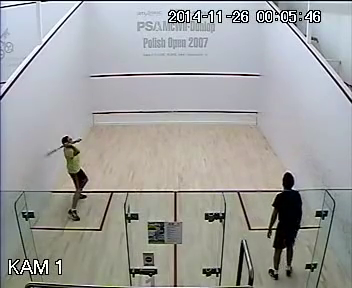
#> input picture frame 99 of SQUASH.mp4, 352 x 288 px
$ python main.py   (older library calls are emulated)
#> lines starting #> are read from the running program, lines starting #| are printed output that depends on the picture; after the words box and inside, x2 and y2 are one past the last pixel; in counts of white or black regions, pixels touching at a corner belong together
#Ron Avot 308245190

import cv2 as cv

# Capture the video on project folder
vid = cv.VideoCapture('SQUASH.mp4')

# creating MOG2 bg subtractor with 500 frames in cache and shadow detection
sub = cv.createBackgroundSubtractorMOG2(history=500, detectShadows=True)

# Check if everything is ok
while (vid.isOpened):

    # if ret is true than no error with cap.isOpened
    ret, frame = vid.read()
#> frame is the input picture: shape (288, 352, 3); mean B, G, R 159.6, 160.7, 159.8

    if ret == True:

        # apply background subtractor and set it into the sub_mask
        sub_mask = sub.apply(frame)
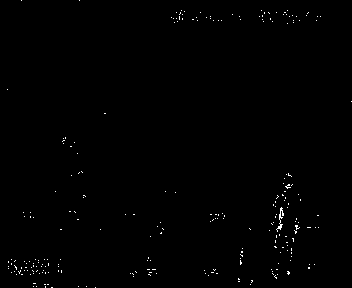
#> sub_mask: shape (288, 352); values 127 (black) and 255 (white), 0.48% white in thin lines or dots

        # finding external contours
        (im2, contours, hierarchy) = cv.findContours(sub_mask.copy(), cv.RETR_EXTERNAL, cv.CHAIN_APPROX_SIMPLE)
#> contours = [[[0, 0], [0, 287], [351, 287], [351, 0]]]

        # check for contours which greater than 500
        for contour in contours:
            if cv.contourArea(contour) < 500:
                continue

            # get bounding box from contour
            (x, y, w, h) = cv.boundingRect(contour)

            # draw bounding box
            cv.rectangle(frame, (x, y), (x + w - 1, y + h - 1), (0, 0, 255),2,1)
#> this loop made 1 pass
#> (contour, x, y, w, h) on pass 1: ([[0, 0], [0, 287], [351, 287], [351, 0]], 0, 0, 352, 288)
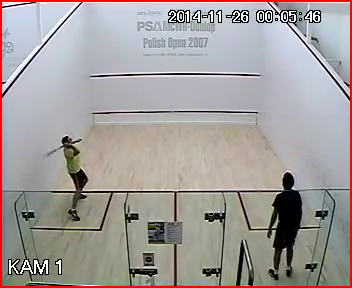
#> frame: shape (288, 352, 3); 2.51% of pixels changed, all inside (x1, y1, x2, y2) = (0, 0, 352, 288)

        #show the background subtraction - GMO2
        cv.imshow('background subtraction', sub_mask)

        #show the results frame with the bounding box
        cv.imshow('Frame', frame)

        # Exit if ESC pressed
        k = cv.waitKey(1) & 0xff
#> (key Esc is pressed here)
        if k == 27: break

    #Video finished
    else:
        break


# realese video and cv
vid.release()
cv.destroyAllWindows()

$ run again, starting later in the video
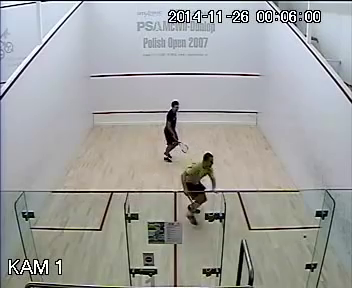
#> input picture frame 448 of SQUASH.mp4, 352 x 288 px
#> frame is the input picture: shape (288, 352, 3); mean B, G, R 161, 162.1, 160.8
#> `sub_mask = sub.apply(frame)`:
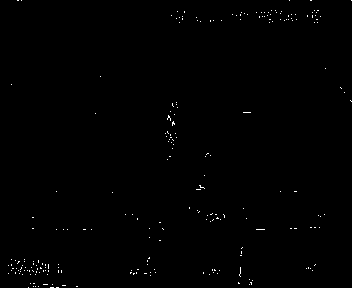
#> sub_mask: shape (288, 352); values 127 (black) and 255 (white), 0.4% white in thin lines or dots
#> contours = [[[0, 0], [0, 287], [351, 287], [351, 0]]]
#> the loop `for contour in contours:` made 1 pass
#> (contour, x, y, w, h) on pass 1: ([[0, 0], [0, 287], [351, 287], [351, 0]], 0, 0, 352, 288)
#> after the loop `for contour in contours:`:
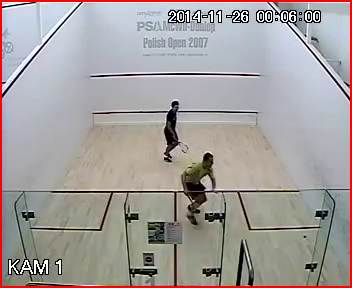
#> frame: shape (288, 352, 3); 2.51% of pixels changed, all inside (x1, y1, x2, y2) = (0, 0, 352, 288)

$ run again, starting later in the video
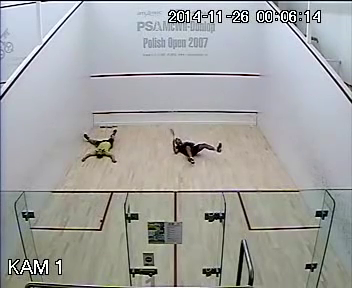
#> input picture frame 796 of SQUASH.mp4, 352 x 288 px
#> frame is the input picture: shape (288, 352, 3); mean B, G, R 163.1, 164, 162.8
#> `sub_mask = sub.apply(frame)`:
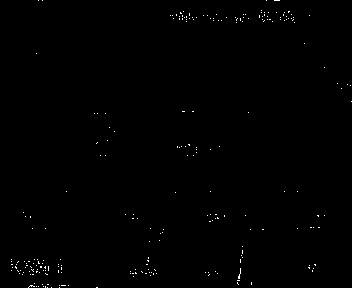
#> sub_mask: shape (288, 352); values 127 (black) and 255 (white), 0.37% white in thin lines or dots
#> contours = [[[0, 0], [0, 287], [351, 287], [351, 0]]]
#> the loop `for contour in contours:` made 1 pass
#> (contour, x, y, w, h) on pass 1: ([[0, 0], [0, 287], [351, 287], [351, 0]], 0, 0, 352, 288)
#> after the loop `for contour in contours:`:
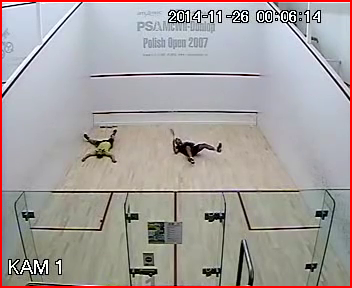
#> frame: shape (288, 352, 3); 2.51% of pixels changed, all inside (x1, y1, x2, y2) = (0, 0, 352, 288)
